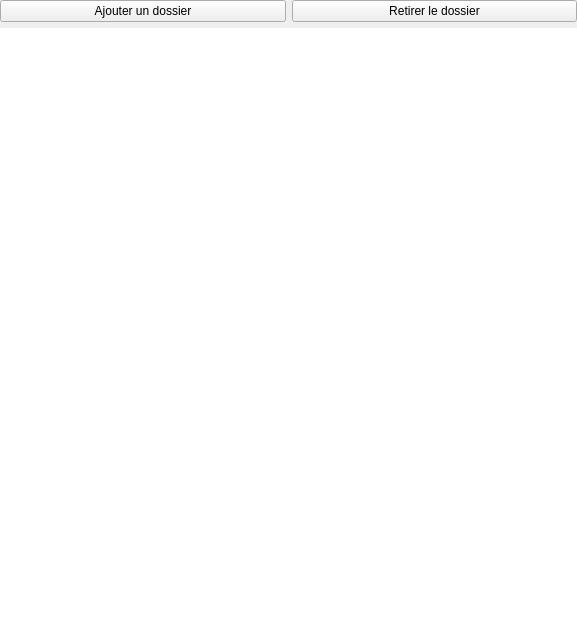
<?xml version="1.0" encoding="UTF-8"?>
<ui version="4.0">
 <class>DirectoryManager</class>
 <widget class="QWidget" name="DirectoryManager">
  <property name="geometry">
   <rect>
    <x>0</x>
    <y>0</y>
    <width>577</width>
    <height>644</height>
   </rect>
  </property>
  <property name="sizePolicy">
   <sizepolicy hsizetype="Fixed" vsizetype="Preferred">
    <horstretch>0</horstretch>
    <verstretch>0</verstretch>
   </sizepolicy>
  </property>
  <property name="windowTitle">
   <string>Form</string>
  </property>
  <layout class="QVBoxLayout" name="verticalLayout">
   <property name="leftMargin">
    <number>0</number>
   </property>
   <property name="topMargin">
    <number>0</number>
   </property>
   <property name="rightMargin">
    <number>0</number>
   </property>
   <property name="bottomMargin">
    <number>0</number>
   </property>
   <item>
    <layout class="QHBoxLayout" name="horizontalLayout">
     <property name="leftMargin">
      <number>0</number>
     </property>
     <property name="topMargin">
      <number>0</number>
     </property>
     <item>
      <widget class="QPushButton" name="_add_dir_btn">
       <property name="text">
        <string>Ajouter un dossier</string>
       </property>
      </widget>
     </item>
     <item>
      <widget class="QPushButton" name="_del_dir_btn">
       <property name="text">
        <string>Retirer le dossier</string>
       </property>
      </widget>
     </item>
    </layout>
   </item>
   <item>
    <widget class="QStackedWidget" name="_stackpane">
     <property name="currentIndex">
      <number>0</number>
     </property>
     <widget class="QWidget" name="page">
      <layout class="QVBoxLayout" name="verticalLayout_2">
       <property name="leftMargin">
        <number>0</number>
       </property>
       <property name="topMargin">
        <number>0</number>
       </property>
       <property name="rightMargin">
        <number>0</number>
       </property>
       <property name="bottomMargin">
        <number>0</number>
       </property>
       <item>
        <widget class="QTreeWidget" name="_dir_tree">
         <property name="sizePolicy">
          <sizepolicy hsizetype="Expanding" vsizetype="Expanding">
           <horstretch>0</horstretch>
           <verstretch>0</verstretch>
          </sizepolicy>
         </property>
         <property name="frameShape">
          <enum>QFrame::NoFrame</enum>
         </property>
         <property name="sizeAdjustPolicy">
          <enum>QAbstractScrollArea::AdjustToContents</enum>
         </property>
         <property name="indentation">
          <number>12</number>
         </property>
         <attribute name="headerVisible">
          <bool>false</bool>
         </attribute>
         <attribute name="headerStretchLastSection">
          <bool>false</bool>
         </attribute>
         <column>
          <property name="text">
           <string notr="true">1</string>
          </property>
         </column>
        </widget>
       </item>
      </layout>
     </widget>
     <widget class="QWidget" name="page_2">
      <property name="layoutDirection">
       <enum>Qt::LeftToRight</enum>
      </property>
      <layout class="QVBoxLayout" name="verticalLayout_3">
       <property name="spacing">
        <number>0</number>
       </property>
       <item alignment="Qt::AlignHCenter|Qt::AlignVCenter">
        <widget class="QWidget" name="widget" native="true">
         <property name="sizePolicy">
          <sizepolicy hsizetype="Fixed" vsizetype="Fixed">
           <horstretch>0</horstretch>
           <verstretch>0</verstretch>
          </sizepolicy>
         </property>
         <property name="minimumSize">
          <size>
           <width>100</width>
           <height>100</height>
          </size>
         </property>
         <layout class="QGridLayout" name="gridLayout">
          <item row="1" column="0" alignment="Qt::AlignHCenter|Qt::AlignVCenter">
           <widget class="QPushButton" name="_add_first_btn">
            <property name="sizePolicy">
             <sizepolicy hsizetype="Fixed" vsizetype="Fixed">
              <horstretch>0</horstretch>
              <verstretch>0</verstretch>
             </sizepolicy>
            </property>
            <property name="layoutDirection">
             <enum>Qt::LeftToRight</enum>
            </property>
            <property name="text">
             <string>Ajouter un dossier</string>
            </property>
            <property name="autoRepeat">
             <bool>false</bool>
            </property>
           </widget>
          </item>
          <item row="0" column="0" alignment="Qt::AlignHCenter">
           <widget class="QLabel" name="label">
            <property name="sizePolicy">
             <sizepolicy hsizetype="Expanding" vsizetype="Minimum">
              <horstretch>0</horstretch>
              <verstretch>0</verstretch>
             </sizepolicy>
            </property>
            <property name="maximumSize">
             <size>
              <width>400</width>
              <height>16777215</height>
             </size>
            </property>
            <property name="text">
             <string notr="true">Il semble que vous n'avez pas encore ajoutez de dossier !</string>
            </property>
            <property name="scaledContents">
             <bool>false</bool>
            </property>
            <property name="alignment">
             <set>Qt::AlignCenter</set>
            </property>
            <property name="wordWrap">
             <bool>true</bool>
            </property>
           </widget>
          </item>
         </layout>
        </widget>
       </item>
      </layout>
     </widget>
    </widget>
   </item>
  </layout>
 </widget>
 <resources/>
 <connections/>
</ui>
